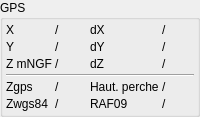
    <widget class="QGroupBox" name="groupBox">
     <property name="title">
      <string>GPS</string>
     </property>
     <layout class="QGridLayout" name="gridLayout_4">
      <property name="leftMargin">
       <number>3</number>
      </property>
      <property name="topMargin">
       <number>3</number>
      </property>
      <property name="rightMargin">
       <number>3</number>
      </property>
      <property name="bottomMargin">
       <number>3</number>
      </property>
      <property name="spacing">
       <number>3</number>
      </property>
      <item row="4" column="1">
       <widget class="QLabel" name="label_zgps">
        <property name="text">
         <string>/</string>
        </property>
       </widget>
      </item>
      <item row="5" column="3">
       <widget class="QLabel" name="label_raf09">
        <property name="text">
         <string>/</string>
        </property>
       </widget>
      </item>
      <item row="5" column="2">
       <widget class="QLabel" name="label_20">
        <property name="text">
         <string>RAF09</string>
        </property>
       </widget>
      </item>
      <item row="4" column="0">
       <widget class="QLabel" name="label_4">
        <property name="text">
         <string>Zgps</string>
        </property>
       </widget>
      </item>
      <item row="5" column="1">
       <widget class="QLabel" name="label_zwgs84">
        <property name="text">
         <string>/</string>
        </property>
       </widget>
      </item>
      <item row="5" column="0">
       <widget class="QLabel" name="label_17">
        <property name="text">
         <string>Zwgs84</string>
        </property>
       </widget>
      </item>
      <item row="2" column="1">
       <widget class="QLabel" name="label_Z">
        <property name="text">
         <string>/</string>
        </property>
       </widget>
      </item>
      <item row="1" column="0">
       <widget class="QLabel" name="label_9">
        <property name="text">
         <string>Y</string>
        </property>
       </widget>
      </item>
      <item row="0" column="3">
       <widget class="QLabel" name="label_dX">
        <property name="text">
         <string>/</string>
        </property>
       </widget>
      </item>
      <item row="0" column="2">
       <widget class="QLabel" name="label_10">
        <property name="text">
         <string>dX</string>
        </property>
       </widget>
      </item>
      <item row="2" column="0">
       <widget class="QLabel" name="label_11">
        <property name="text">
         <string>Z mNGF</string>
        </property>
       </widget>
      </item>
      <item row="1" column="2">
       <widget class="QLabel" name="label_12">
        <property name="text">
         <string>dY</string>
        </property>
       </widget>
      </item>
      <item row="1" column="3">
       <widget class="QLabel" name="label_dY">
        <property name="text">
         <string>/</string>
        </property>
       </widget>
      </item>
      <item row="1" column="1">
       <widget class="QLabel" name="label_Y">
        <property name="text">
         <string>/</string>
        </property>
       </widget>
      </item>
      <item row="2" column="2">
       <widget class="QLabel" name="label_13">
        <property name="text">
         <string>dZ</string>
        </property>
       </widget>
      </item>
      <item row="0" column="0">
       <widget class="QLabel" name="label_14">
        <property name="text">
         <string>X</string>
        </property>
       </widget>
      </item>
      <item row="2" column="3">
       <widget class="QLabel" name="label_dZ">
        <property name="text">
         <string>/</string>
        </property>
       </widget>
      </item>
      <item row="0" column="1">
       <widget class="QLabel" name="label_X">
        <property name="text">
         <string>/</string>
        </property>
       </widget>
      </item>
      <item row="3" column="0" colspan="4">
       <widget class="Line" name="line">
        <property name="orientation">
         <enum>Qt::Horizontal</enum>
        </property>
       </widget>
      </item>
      <item row="4" column="2">
       <widget class="QLabel" name="label_19">
        <property name="text">
         <string>Haut. perche</string>
        </property>
       </widget>
      </item>
      <item row="4" column="3">
       <widget class="QLabel" name="label_hautperche">
        <property name="text">
         <string>/</string>
        </property>
       </widget>
      </item>
     </layout>
    </widget>
